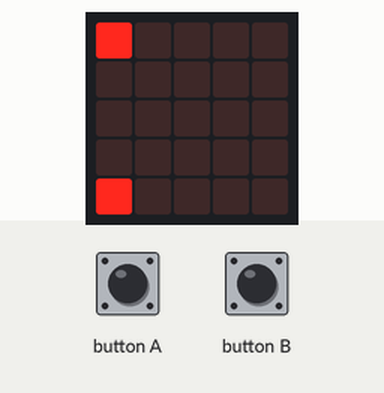
Simulated run of this program. Board: BBC micro:bit (MakeCode). Parts: the board's 5×5 LED display. The test bench sets the inputs (shaded band). Random numbers come from a fixed seed.

Above: at 3.2 s.
3.3 s: button A pressed for 0.15 s
At 3.91 s:
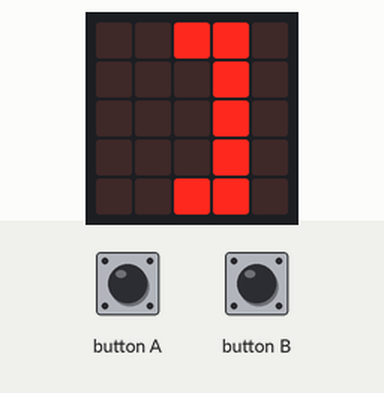
4.0 s: button A pressed for 0.15 s
At 4.3 s:
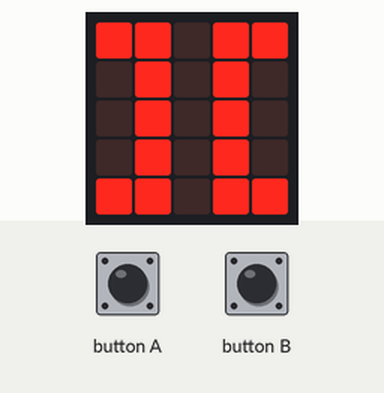
4.7 s: button A pressed for 0.15 s
At 4.7 s:
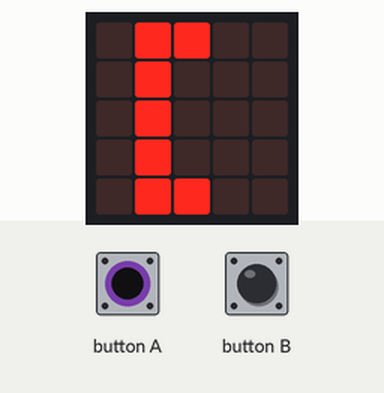
5.4 s: button B pressed for 0.15 s
Timing chart, 0 to 8.4 s (numbered marks = the images above; inputs shaded):
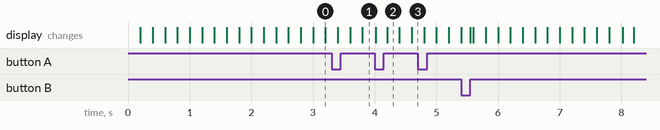

The program:

main.ts
```typescript
input.onButtonPressed(Button.A, function () {
    Mahé = randint(0, 7)
    if (Mahé == 0) {
        images.createBigImage(`
            # # . . . . . # # .
            # . . . . . . # # .
            # . . . . . . . # .
            # . . . . . . . # .
            # # . . . . . # # .
            `).scrollImage(1, 200)
    } else if (Mahé == 1) {
        images.createBigImage(`
            # # . . . . . # # .
            # . . . . . . . # .
            # . . . . . . . # .
            # # . . . . . . # .
            # # . . . . . # # .
            `).scrollImage(1, 200)
    } else if (Mahé == 2) {
        images.createBigImage(`
            # # . . . # . # # .
            # . . . . . . . # .
            # . . . . . . . # .
            # . . . . . . . # .
            # # . . . . . # # .
            `).scrollImage(1, 200)
    } else if (Mahé == 3) {
        images.createBigImage(`
            # # . . . . . # # .
            # . . . . . . . # .
            # . . . . . . . # .
            # . . . . . . . # .
            # # . # . . . # # .
            `).scrollImage(1, 200)
    } else if (Mahé == 4) {
        images.createBigImage(`
            # # . . . . . # # .
            # . . . . . . . # .
            # . . . . . . . # .
            # . . . . . . . # .
            # # . . . # . # # .
            `).scrollImage(1, 200)
    } else if (Mahé == 5) {
        images.createBigImage(`
            # # . # . . . # # .
            # . . . . . . . # .
            # . . . . . . . # .
            # . . . . . . . # .
            # # . . . . . # # .
            `).scrollImage(1, 200)
    } else if (Mahé == 6) {
        images.createBigImage(`
            # # . . . . . # # .
            # . . . . . . . # .
            # . . . . . . . # .
            # . . . . . . # # .
            # # . . . . . # # .
            `).scrollImage(1, 200)
    } else if (Mahé == 7) {
        images.createBigImage(`
            # # . . . . . # # .
            # # . . . . . . # .
            # . . . . . . . # .
            # . . . . . . . # .
            # # . . . . . # # .
            `).scrollImage(1, 200)
    }
})
input.onButtonPressed(Button.B, function () {
    basic.clearScreen()
})
let Mahé = 0
images.createBigImage(`
    # # . . . . . # # .
    # . . . . . . . # .
    # . . . . . . . # .
    # . . . . . . . # .
    # # . . . . . # # .
    `).scrollImage(1, 200)
basic.forever(function () {
    images.createBigImage(`
        # # . . . . . # # .
        # . . . . . . . # .
        # . . . . . . . # .
        # . . . . . . . # .
        # # . . . . . # # .
        `).scrollImage(1, 200)
})
```

test.ts
```typescript
// les tests vont ici ; cela ne sera pas compilé si ce paquet est utilisé en tant qu'extension.
```
